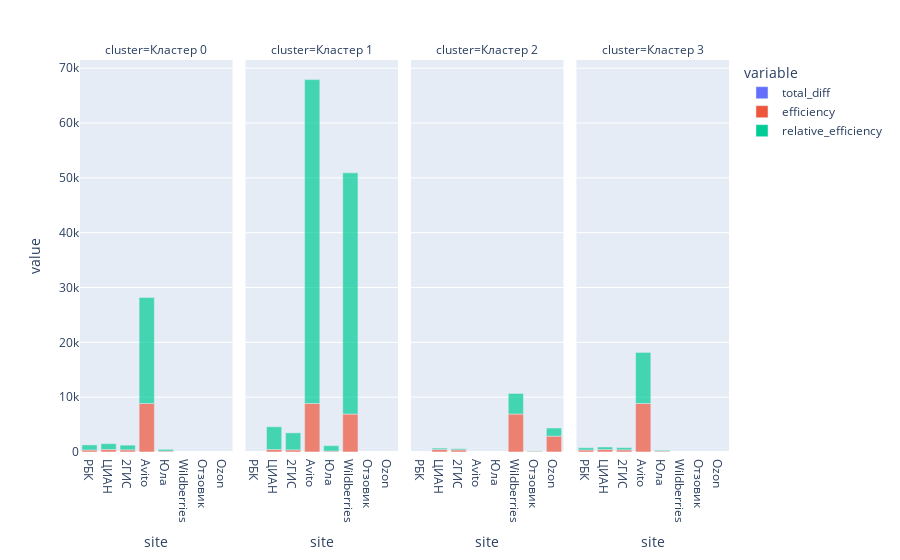

The notebook cell saved with this chart:
### Markdown cell above
Рисуем графики на основе полученных данных

### Code cell
import plotly.express as px
df_top_merged = df_top5.merge(df_media,on='site',how='left')
# df__ = df_top_merged['total_diff']
# df_top_merged['total_diff']=(df__-df__.mean())/df__.std()
df_top_merged['relative_efficiency'] = df_top_merged['efficiency']/df_top_merged['total_diff']
plt_topscat = px.scatter(df_top_merged,'efficiency','total_diff','cluster','site')
plt_topbar = px.bar(df_top_merged,'site',['total_diff','efficiency','relative_efficiency'],facet_col='cluster',opacity=0.7)
# plt_ef_dif = px.bar(df_top_merged,'site',,facet_col='cluster')
plt_topbar

### Figure 1 — Plotly figure (JSON) as saved in the notebook; plotly's stock layout.template omitted (floating-point values rounded to 4 significant figures)
{"data": [{"alignmentgroup": "True", "hovertemplate": "variable=total_diff<br>cluster=Кластер 0<br>site=%{x}<br>value=%{y}<extra></extra>", "legendgroup": "total_diff", "marker": {"color": "#636efa", "opacity": 0.7, "pattern": {"shape": ""}}, "name": "total_diff", "offsetgroup": "total_diff", "orientation": "v", "showlegend": true, "textposition": "auto", "type": "bar", "x": ["РБК", "ЦИАН", "2ГИС", "Avito", "Юла"], "xaxis": "x", "y": [0.3941, 0.4192, 0.4454, 0.4575, 0.4744], "yaxis": "y"}, {"alignmentgroup": "True", "hovertemplate": "variable=total_diff<br>cluster=Кластер 1<br>site=%{x}<br>value=%{y}<extra></extra>", "legendgroup": "total_diff", "marker": {"color": "#636efa", "opacity": 0.7, "pattern": {"shape": ""}}, "name": "total_diff", "offsetgroup": "total_diff", "orientation": "v", "showlegend": false, "textposition": "auto", "type": "bar", "x": ["ЦИАН", "2ГИС", "Avito", "Юла", "Wildberries"], "xaxis": "x2", "y": [0.1084, 0.1245, 0.1498, 0.1564, 0.1574], "yaxis": "y2"}, {"alignmentgroup": "True", "hovertemplate": "variable=total_diff<br>cluster=Кластер 2<br>site=%{x}<br>value=%{y}<extra></extra>", "legendgroup": "total_diff", "marker": {"color": "#636efa", "opacity": 0.7, "pattern": {"shape": ""}}, "name": "total_diff", "offsetgroup": "total_diff", "orientation": "v", "showlegend": false, "textposition": "auto", "type": "bar", "x": ["ЦИАН", "2ГИС", "Wildberries", "Отзовик", "Ozon"], "xaxis": "x3", "y": [1.762, 1.83, 1.842, 1.914, 1.933], "yaxis": "y3"}, {"alignmentgroup": "True", "hovertemplate": "variable=total_diff<br>cluster=Кластер 3<br>site=%{x}<br>value=%{y}<extra></extra>", "legendgroup": "total_diff", "marker": {"color": "#636efa", "opacity": 0.7, "pattern": {"shape": ""}}, "name": "total_diff", "offsetgroup": "total_diff", "orientation": "v", "showlegend": false, "textposition": "auto", "type": "bar", "x": ["РБК", "Avito", "Юла", "2ГИС", "ЦИАН"], "xaxis": "x4", "y": [0.8914, 0.9497, 0.9589, 0.9632, 0.9764], "yaxis": "y4"}, {"alignmentgroup": "True", "hovertemplate": "variable=efficiency<br>cluster=Кластер 0<br>site=%{x}<br>value=%{y}<extra></extra>", "legendgroup": "efficiency", "marker": {"color": "#EF553B", "opacity": 0.7, "pattern": {"shape": ""}}, "name": "efficiency", "offsetgroup": "efficiency", "orientation": "v", "showlegend": true, "textposition": "auto", "type": "bar", "x": ["РБК", "ЦИАН", "2ГИС", "Avito", "Юла"], "xaxis": "x", "y": [364.9, 450.7, 387.2, 8847.0, 156.5], "yaxis": "y"}, {"alignmentgroup": "True", "hovertemplate": "variable=efficiency<br>cluster=Кластер 1<br>site=%{x}<br>value=%{y}<extra></extra>", "legendgroup": "efficiency", "marker": {"color": "#EF553B", "opacity": 0.7, "pattern": {"shape": ""}}, "name": "efficiency", "offsetgroup": "efficiency", "orientation": "v", "showlegend": false, "textposition": "auto", "type": "bar", "x": ["ЦИАН", "2ГИС", "Avito", "Юла", "Wildberries"], "xaxis": "x2", "y": [450.7, 387.2, 8847.0, 156.5, 6922.0], "yaxis": "y2"}, {"alignmentgroup": "True", "hovertemplate": "variable=efficiency<br>cluster=Кластер 2<br>site=%{x}<br>value=%{y}<extra></extra>", "legendgroup": "efficiency", "marker": {"color": "#EF553B", "opacity": 0.7, "pattern": {"shape": ""}}, "name": "efficiency", "offsetgroup": "efficiency", "orientation": "v", "showlegend": false, "textposition": "auto", "type": "bar", "x": ["ЦИАН", "2ГИС", "Wildberries", "Отзовик", "Ozon"], "xaxis": "x3", "y": [450.7, 387.2, 6922.0, 124.7, 2883.0], "yaxis": "y3"}, {"alignmentgroup": "True", "hovertemplate": "variable=efficiency<br>cluster=Кластер 3<br>site=%{x}<br>value=%{y}<extra></extra>", "legendgroup": "efficiency", "marker": {"color": "#EF553B", "opacity": 0.7, "pattern": {"shape": ""}}, "name": "efficiency", "offsetgroup": "efficiency", "orientation": "v", "showlegend": false, "textposition": "auto", "type": "bar", "x": ["РБК", "Avito", "Юла", "2ГИС", "ЦИАН"], "xaxis": "x4", "y": [364.9, 8847.0, 156.5, 387.2, 450.7], "yaxis": "y4"}, {"alignmentgroup": "True", "hovertemplate": "variable=relative_efficiency<br>cluster=Кластер 0<br>site=%{x}<br>value=%{y}<extra></extra>", "legendgroup": "relative_efficiency", "marker": {"color": "#00cc96", "opacity": 0.7, "pattern": {"shape": ""}}, "name": "relative_efficiency", "offsetgroup": "relative_efficiency", "orientation": "v", "showlegend": true, "textposition": "auto", "type": "bar", "x": ["РБК", "ЦИАН", "2ГИС", "Avito", "Юла"], "xaxis": "x", "y": [925.7, 1075.0, 869.4, 19340.0, 330.0], "yaxis": "y"}, {"alignmentgroup": "True", "hovertemplate": "variable=relative_efficiency<br>cluster=Кластер 1<br>site=%{x}<br>value=%{y}<extra></extra>", "legendgroup": "relative_efficiency", "marker": {"color": "#00cc96", "opacity": 0.7, "pattern": {"shape": ""}}, "name": "relative_efficiency", "offsetgroup": "relative_efficiency", "orientation": "v", "showlegend": false, "textposition": "auto", "type": "bar", "x": ["ЦИАН", "2ГИС", "Avito", "Юла", "Wildberries"], "xaxis": "x2", "y": [4157.0, 3110.0, 59070.0, 1001.0, 43990.0], "yaxis": "y2"}, {"alignmentgroup": "True", "hovertemplate": "variable=relative_efficiency<br>cluster=Кластер 2<br>site=%{x}<br>value=%{y}<extra></extra>", "legendgroup": "relative_efficiency", "marker": {"color": "#00cc96", "opacity": 0.7, "pattern": {"shape": ""}}, "name": "relative_efficiency", "offsetgroup": "relative_efficiency", "orientation": "v", "showlegend": false, "textposition": "auto", "type": "bar", "x": ["ЦИАН", "2ГИС", "Wildberries", "Отзовик", "Ozon"], "xaxis": "x3", "y": [255.8, 211.6, 3757.0, 65.15, 1492.0], "yaxis": "y3"}, {"alignmentgroup": "True", "hovertemplate": "variable=relative_efficiency<br>cluster=Кластер 3<br>site=%{x}<br>value=%{y}<extra></extra>", "legendgroup": "relative_efficiency", "marker": {"color": "#00cc96", "opacity": 0.7, "pattern": {"shape": ""}}, "name": "relative_efficiency", "offsetgroup": "relative_efficiency", "orientation": "v", "showlegend": false, "textposition": "auto", "type": "bar", "x": ["РБК", "Avito", "Юла", "2ГИС", "ЦИАН"], "xaxis": "x4", "y": [409.3, 9315.0, 163.2, 402.0, 461.6], "yaxis": "y4"}], "layout": {"annotations": [{"font": {}, "showarrow": false, "text": "cluster=Кластер 0", "x": 0.1175, "xanchor": "center", "xref": "paper", "y": 1, "yanchor": "bottom", "yref": "paper"}, {"font": {}, "showarrow": false, "text": "cluster=Кластер 1", "x": 0.3725, "xanchor": "center", "xref": "paper", "y": 1, "yanchor": "bottom", "yref": "paper"}, {"font": {}, "showarrow": false, "text": "cluster=Кластер 2", "x": 0.6275, "xanchor": "center", "xref": "paper", "y": 1, "yanchor": "bottom", "yref": "paper"}, {"font": {}, "showarrow": false, "text": "cluster=Кластер 3", "x": 0.8825, "xanchor": "center", "xref": "paper", "y": 1, "yanchor": "bottom", "yref": "paper"}], "autosize": true, "barmode": "relative", "legend": {"title": {"text": "variable"}, "tracegroupgap": 0}, "margin": {"t": 60}, "xaxis": {"anchor": "y", "autorange": true, "domain": [0, 0.235], "range": [-0.5, 7.5], "title": {"text": "site"}, "type": "category"}, "xaxis2": {"anchor": "y2", "autorange": true, "domain": [0.255, 0.49], "matches": "x", "range": [-0.5, 7.5], "title": {"text": "site"}, "type": "category"}, "xaxis3": {"anchor": "y3", "autorange": true, "domain": [0.51, 0.745], "matches": "x", "range": [-0.5, 7.5], "title": {"text": "site"}, "type": "category"}, "xaxis4": {"anchor": "y4", "autorange": true, "domain": [0.765, 1.0], "matches": "x", "range": [-0.5, 7.5], "title": {"text": "site"}, "type": "category"}, "yaxis": {"anchor": "x", "autorange": true, "domain": [0, 1], "range": [0, 71490.0], "title": {"text": "value"}, "type": "linear"}, "yaxis2": {"anchor": "x2", "autorange": true, "domain": [0, 1], "matches": "y", "range": [0, 71490.0], "showticklabels": false, "type": "linear"}, "yaxis3": {"anchor": "x3", "autorange": true, "domain": [0, 1], "matches": "y", "range": [0, 71490.0], "showticklabels": false, "type": "linear"}, "yaxis4": {"anchor": "x4", "autorange": true, "domain": [0, 1], "matches": "y", "range": [0, 71490.0], "showticklabels": false, "type": "linear"}}}
